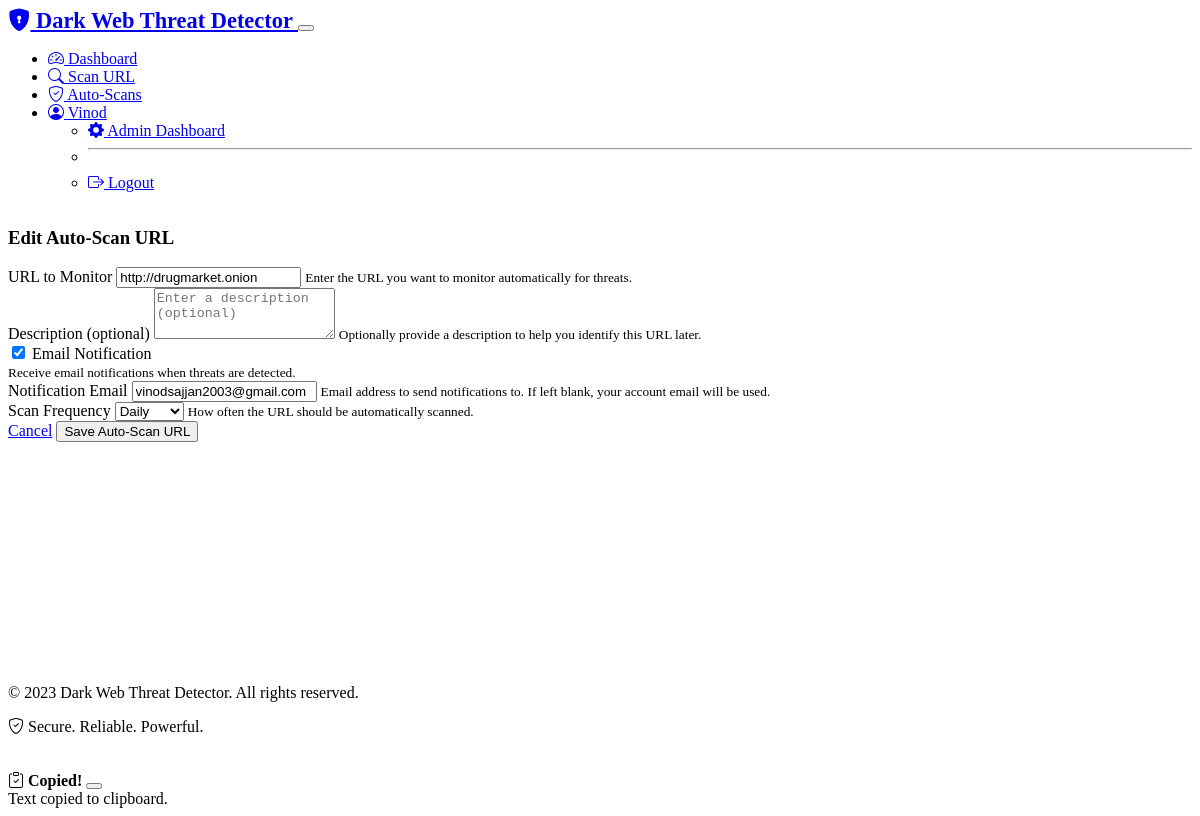
Page /auto-scans/edit/1 (signed in) on the committed database.
### models.py (models this page shows, shortened)
class User(UserMixin, db.Model):
    id = db.Column(db.Integer, primary_key=True)
    username = db.Column(db.String(64), unique=True, nullable=False)
    email = db.Column(db.String(120), unique=True, nullable=False)
    password_hash = db.Column(db.String(256), nullable=False)
    created_at = db.Column(db.DateTime, default=datetime.utcnow)
    scans = db.relationship('Scan', backref='user', lazy=True)
    auto_scan_urls = db.relationship('AutoScanURL', backref='user', lazy=True)

class AutoScanURL(db.Model):
    id = db.Column(db.Integer, primary_key=True)
    url = db.Column(db.String(512), nullable=False)
    description = db.Column(db.Text, nullable=True)
    email_notification = db.Column(db.Boolean, default=True)
    notification_email = db.Column(db.String(120), nullable=True)
    scan_frequency = db.Column(db.String(20), default='daily')  # daily, weekly, monthly
    last_scanned_at = db.Column(db.DateTime, nullable=True)
    active = db.Column(db.Boolean, default=True)
    created_at = db.Column(db.DateTime, default=datetime.utcnow)
    user_id = db.Column(db.Integer, db.ForeignKey('user.id'), nullable=False)
    scans = db.relationship('Scan', backref='auto_scan_url', lazy=True)

### routes.py (the view, shortened to what this page needs)
@app.route('/auto-scans/edit/<int:auto_scan_id>', methods=['GET', 'POST'])
@login_required
def edit_auto_scan(auto_scan_id):
    auto_scan = AutoScanURL.query.get_or_404(auto_scan_id)
    if auto_scan.user_id != current_user.id:
        flash('Access denied. You do not have permission to edit this auto-scan URL.', 'danger')
        return redirect(url_for('auto_scans'))
    form = AutoScanURLForm(obj=auto_scan)
    return render_template('edit_auto_scan.html', title='Edit Auto-Scan URL', form=form, auto_scan=auto_scan)

### forms.py
class AutoScanURLForm(FlaskForm):
    url = StringField('URL to Monitor', validators=[DataRequired()])
    description = TextAreaField('Description (optional)', validators=[Optional()])
    email_notification = BooleanField('Email Notification', default=True)
    notification_email = StringField('Notification Email', validators=[Optional(), Email()])
    scan_frequency = SelectField('Scan Frequency',
                               choices=[('daily', 'Daily'),
                                        ('weekly', 'Weekly'),
                                        ('monthly', 'Monthly')],
                               default='daily')
    submit = SubmitField('Save Auto-Scan URL')

### models.py (called while the page is built)
@login_manager.user_loader
def load_user(user_id):
    return User.query.get(int(user_id))

### templates/edit_auto_scan.html (shortened to what this page needs)
{% extends "base.html" %}
{% block content %}
<div class="container my-4">
    <div class="row">
        <div class="col-md-8 offset-md-2">
            <div class="card">
                <div class="card-header bg-primary text-white">
                    <h3 class="card-title mb-0">Edit Auto-Scan URL</h3>
                </div>
                <div class="card-body">
                    <form method="POST" action="{{ url_for('edit_auto_scan', auto_scan_id=auto_scan.id) }}">
                        <div class="mb-3">
                            {{ form.url.label(class="form-label") }}
                            {{ form.url(class="form-control", placeholder="Enter URL to monitor") }}
                            <small class="form-text text-muted">
                                Enter the URL you want to monitor automatically for threats.
                            </small>
                        </div>
                        <div class="mb-3">
                            {{ form.description.label(class="form-label") }}
                            {{ form.description(class="form-control", rows=3, placeholder="Enter a description (optional)") }}
                            <small class="form-text text-muted">
                                Optionally provide a description to help you identify this URL later.
                            </small>
                        </div>
                        <div class="mb-3">
                            <div class="form-check">
                                {{ form.email_notification(class="form-check-input") }}
                                {{ form.email_notification.label(class="form-check-label") }}
                            </div>
                            <small class="form-text text-muted">
                                Receive email notifications when threats are detected.
                            </small>
                        </div>
                        <div class="mb-3">
                            {{ form.notification_email.label(class="form-label") }}
                            {{ form.notification_email(class="form-control", placeholder="Enter email for notifications") }}
                            <small class="form-text text-muted">
                                Email address to send notifications to. If left blank, your account email will be used.
                            </small>
                        </div>
                        <div class="mb-3">
                            {{ form.scan_frequency.label(class="form-label") }}
                            {{ form.scan_frequency(class="form-select") }}
                            <small class="form-text text-muted">
                                How often the URL should be automatically scanned.
                            </small>
                        </div>
                        <div class="d-grid gap-2 d-md-flex justify-content-md-end">
                            <a href="{{ url_for('auto_scans') }}" class="btn btn-secondary me-md-2">Cancel</a>
                            {{ form.submit(class="btn btn-primary") }}
                        </div>
                    </form>
                </div>
            </div>
        </div>
    </div>
</div>
{% endblock %}

### templates/base.html (shortened to what this page needs)
<!DOCTYPE html>
<html lang="en" data-bs-theme="dark">
<head>
    <link rel="stylesheet" href="https://cdn.replit.com/agent/bootstrap-agent-dark-theme.min.css">
    <link rel="stylesheet" href="https://cdn.jsdelivr.net/npm/bootstrap-icons@1.11.0/font/bootstrap-icons.css">
    <link rel="stylesheet" href="{{ url_for('static', filename='css/style.css') }}">
</head>
<body>
    <nav class="navbar navbar-expand-lg navbar-dark bg-dark">
        <div class="container">
            <a class="navbar-brand" href="{{ url_for('index') }}">
                <i class="bi bi-shield-lock-fill text-primary me-2"></i>
                Dark Web Threat Detector
            </a>
            <button class="navbar-toggler" type="button" data-bs-toggle="collapse" data-bs-target="#navbarNav" aria-controls="navbarNav" aria-expanded="false" aria-label="Toggle navigation">
            </button>
            <div class="collapse navbar-collapse" id="navbarNav">
                <ul class="navbar-nav ms-auto">
                    {% if current_user.is_authenticated %}
                    <li class="nav-item">
                        <a class="nav-link {% if request.endpoint == 'dashboard' %}active{% endif %}" href="{{ url_for('dashboard') }}">
                            <i class="bi bi-speedometer2 me-1"></i> Dashboard
                        </a>
                    </li>
                    <li class="nav-item">
                        <a class="nav-link {% if request.endpoint == 'scan' %}active{% endif %}" href="{{ url_for('scan') }}">
                            <i class="bi bi-search me-1"></i> Scan URL
                        </a>
                    </li>
                    <li class="nav-item">
                        <a class="nav-link {% if request.endpoint == 'auto_scans' %}active{% endif %}" href="{{ url_for('auto_scans') }}">
                            <i class="bi bi-shield-check me-1"></i> Auto-Scans
                        </a>
                    </li>
                    <li class="nav-item dropdown">
                        <a class="nav-link dropdown-toggle" href="#" id="navbarDropdown" role="button" data-bs-toggle="dropdown" aria-expanded="false">
                            <i class="bi bi-person-circle me-1"></i> {{ current_user.username }}
                        </a>
                        <ul class="dropdown-menu dropdown-menu-end" aria-labelledby="navbarDropdown">
                            {% if current_user.id == 1 %}
                            <li><a class="dropdown-item" href="{{ url_for('admin_dashboard') }}">
                                <i class="bi bi-gear-fill me-1"></i> Admin Dashboard
                            </a></li>
                            <li><hr class="dropdown-divider"></li>
                            {% endif %}
                            <li><a class="dropdown-item" href="{{ url_for('logout') }}">
                                <i class="bi bi-box-arrow-right me-1"></i> Logout
                            </a></li>
                        </ul>
                    </li>
                    {% endif %}
                </ul>
            </div>
        </div>
    </nav>
    <div class="container content-wrapper py-4">
        {% block content %}{% endblock %}
    </div>
    <footer class="footer">
        <div class="container">
            <div class="row">
                <div class="col-md-6">
                    <p class="mb-0">&copy; 2023 Dark Web Threat Detector. All rights reserved.</p>
                </div>
                <div class="col-md-6 text-md-end">
                    <p class="mb-0">
                        <i class="bi bi-shield-check text-primary me-1"></i> Secure. Reliable. Powerful.
                    </p>
                </div>
            </div>
        </div>
    </footer>
    <div class="position-fixed bottom-0 end-0 p-3" style="z-index: 5">
        <div id="copy-toast" class="toast" role="alert" aria-live="assertive" aria-atomic="true">
            <div class="toast-header">
                <i class="bi bi-clipboard-check text-success me-2"></i>
                <strong class="me-auto">Copied!</strong>
                <button type="button" class="btn-close" data-bs-dismiss="toast" aria-label="Close"></button>
            </div>
            <div class="toast-body">
                Text copied to clipboard.
            </div>
        </div>
    </div>
</body>
</html>

### static/css/style.css (style rules this page uses)
body { background-color: var(--bs-dark); min-height: 100vh; display: flex; flex-direction: column; }
.content-wrapper { flex: 1; }
.navbar-brand { font-weight: bold; font-size: 1.4rem; }
.footer { padding: 20px 0; margin-top: 30px; background-color: var(--bs-gray-900); }

### rows in the picture
User: username "Vinod"
AutoScanURL: url "http://drugmarket.onion", email_notification "☑", notification_email "vinodsajjan2003@gmail.com", scan_frequency "Daily"
